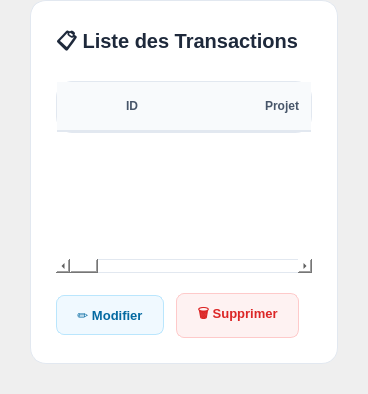
            <widget class="QWidget" name="finPageListe">
             <layout class="QVBoxLayout" name="finVerticalLayoutListe">
              <property name="spacing">
               <number>0</number>
              </property>
              <property name="leftMargin">
               <number>30</number>
              </property>
              <property name="topMargin">
               <number>0</number>
              </property>
              <property name="rightMargin">
               <number>30</number>
              </property>
              <property name="bottomMargin">
               <number>30</number>
              </property>
              <item>
               <widget class="QFrame" name="finTableFrame">
                <property name="styleSheet">
                 <string notr="true">background-color: white;
         border: 1px solid #e2e8f0;
         border-radius: 16px;</string>
                </property>
                <layout class="QVBoxLayout" name="finTableLayout">
                 <property name="spacing">
                  <number>20</number>
                 </property>
                 <property name="leftMargin">
                  <number>25</number>
                 </property>
                 <property name="topMargin">
                  <number>25</number>
                 </property>
                 <property name="rightMargin">
                  <number>25</number>
                 </property>
                 <property name="bottomMargin">
                  <number>25</number>
                 </property>
                 <item>
                  <widget class="QLabel" name="finLblListeTitre">
                   <property name="styleSheet">
                    <string notr="true">font-size: 20px;
         font-weight: bold;
         color: #1e293b;
         background-color: transparent;
         border: none;</string>
                   </property>
                   <property name="text">
                    <string>📋 Liste des Transactions</string>
                   </property>
                  </widget>
                 </item>
                 <item>
                  <widget class="QTableWidget" name="finTableTransactions">
                   <property name="styleSheet">
                    <string notr="true">QTableWidget {
             background-color: white;
             border: none;
             border-radius: 12px;
             gridline-color: #f1f5f9;
             font-size: 13px;
             outline: none;
         }
         QHeaderView::section {
             background-color: #f8fafc;
             padding: 16px;
             border: none;
             border-bottom: 2px solid #e2e8f0;
             font-weight: 600;
             color: #475569;
             font-size: 12px;
             text-transform: uppercase;
         }
         QTableWidget::item {
             padding: 16px;
             color: #334155;
             border-bottom: 1px solid #f1f5f9;
         }
         QTableWidget::item:selected {
             background-color: #dbeafe;
             color: #1e40af;
         }
         QTableWidget::item:hover {
             background-color: #f8fafc;
         }</string>
                   </property>
                   <property name="alternatingRowColors">
                    <bool>false</bool>
                   </property>
                   <property name="selectionBehavior">
                    <enum>QAbstractItemView::SelectionBehavior::SelectRows</enum>
                   </property>
                   <property name="showGrid">
                    <bool>false</bool>
                   </property>
                   <property name="columnCount">
                    <number>8</number>
                   </property>
                   <attribute name="horizontalHeaderDefaultSectionSize">
                    <number>150</number>
                   </attribute>
                   <attribute name="horizontalHeaderStretchLastSection">
                    <bool>true</bool>
                   </attribute>
                   <attribute name="verticalHeaderVisible">
                    <bool>false</bool>
                   </attribute>
                   <column>
                    <property name="text">
                     <string>ID</string>
                    </property>
                   </column>
                   <column>
                    <property name="text">
                     <string>Projet</string>
                    </property>
                   </column>
                   <column>
                    <property name="text">
                     <string>Type</string>
                    </property>
                   </column>
                   <column>
                    <property name="text">
                     <string>Montant</string>
                    </property>
                   </column>
                   <column>
                    <property name="text">
                     <string>Date</string>
                    </property>
                   </column>
                   <column>
                    <property name="text">
                     <string>Catégorie</string>
                    </property>
                   </column>
                   <column>
                    <property name="text">
                     <string>Statut</string>
                    </property>
                   </column>
                   <column>
                    <property name="text">
                     <string>Actions</string>
                    </property>
                   </column>
                  </widget>
                 </item>
                 <item>
                  <layout class="QHBoxLayout" name="horizontalLayoutActions">
                   <property name="spacing">
                    <number>12</number>
                   </property>
                   <item>
                    <widget class="QPushButton" name="finBtnModifierTable">
                     <property name="minimumSize">
                      <size>
                       <width>100</width>
                       <height>40</height>
                      </size>
                     </property>
                     <property name="cursor">
                      <cursorShape>PointingHandCursor</cursorShape>
                     </property>
                     <property name="styleSheet">
                      <string notr="true">QPushButton {
             background-color: #f0f9ff;
             color: #0369a1;
             border: 1px solid #bae6fd;
             border-radius: 8px;
             padding: 10px 20px;
             font-size: 13px;
             font-weight: 600;
         }
         QPushButton:hover {
             background-color: #e0f2fe;
         }</string>
                     </property>
                     <property name="text">
                      <string>✏️ Modifier</string>
                     </property>
                    </widget>
                   </item>
                   <item>
                    <widget class="QPushButton" name="finBtnSupprimerTable">
                     <property name="minimumSize">
                      <size>
                       <width>100</width>
                       <height>40</height>
                      </size>
                     </property>
                     <property name="cursor">
                      <cursorShape>PointingHandCursor</cursorShape>
                     </property>
                     <property name="styleSheet">
                      <string notr="true">QPushButton {
             background-color: #fef2f2;
             color: #dc2626;
             border: 1px solid #fecaca;
             border-radius: 8px;
             padding: 10px 20px;
             font-size: 13px;
             font-weight: 600;
         }
         QPushButton:hover {
             background-color: #fee2e2;
         }</string>
                     </property>
                     <property name="text">
                      <string>🗑️ Supprimer</string>
                     </property>
                    </widget>
                   </item>
                   <item>
                    <spacer name="finHorizontalSpacerActions">
                     <property name="orientation">
                      <enum>Qt::Orientation::Horizontal</enum>
                     </property>
                     <property name="sizeHint" stdset="0">
                      <size>
                       <width>0</width>
                       <height>0</height>
                      </size>
                     </property>
                    </spacer>
                   </item>
                  </layout>
                 </item>
                </layout>
               </widget>
              </item>
             </layout>
            </widget>
